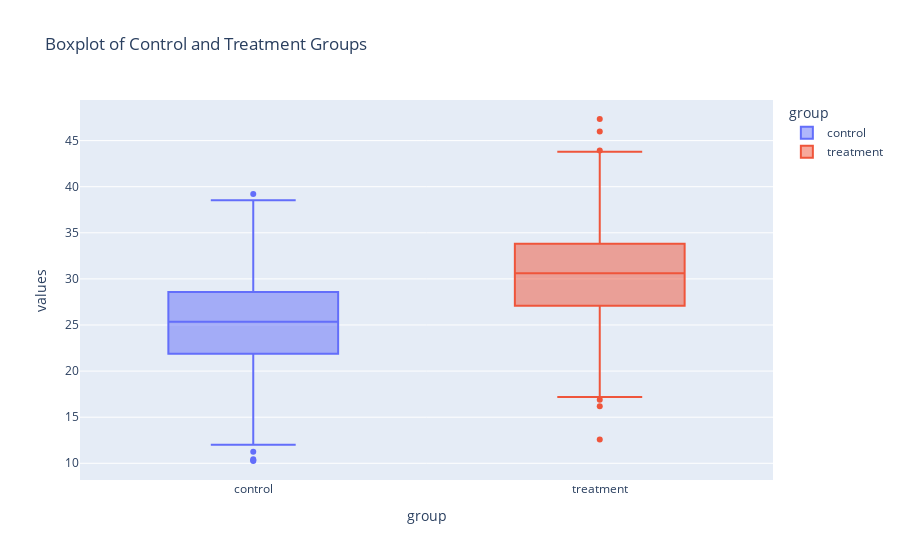

Write notebook code for a chart like this one.
### Code cell
import plotly.express as px

fig = px.box(data, x="group", y="values", color = 'group', title = 'Boxplot of Control and Treatment Groups')
fig.show()

### Figure 1 — Plotly figure (JSON) as saved in the notebook; plotly's stock layout.template omitted (floating-point values rounded to 4 significant figures; data arrays with more than 128 entries replaced by an {"elided": "..."} marker saying what was removed)
{"data": [{"alignmentgroup": "True", "hovertemplate": "group=%{x}<br>values=%{y}<extra></extra>", "legendgroup": "control", "marker": {"color": "#636efa"}, "name": "control", "notched": false, "offsetgroup": "control", "orientation": "v", "showlegend": true, "type": "box", "x": {"elided": "1000 str values"}, "x0": " ", "xaxis": "x", "y": {"elided": "1000 float values"}, "y0": " ", "yaxis": "y"}, {"alignmentgroup": "True", "hovertemplate": "group=%{x}<br>values=%{y}<extra></extra>", "legendgroup": "treatment", "marker": {"color": "#EF553B"}, "name": "treatment", "notched": false, "offsetgroup": "treatment", "orientation": "v", "showlegend": true, "type": "box", "x": {"elided": "1000 str values"}, "x0": " ", "xaxis": "x", "y": {"elided": "1000 float values"}, "y0": " ", "yaxis": "y"}], "layout": {"boxmode": "overlay", "legend": {"title": {"text": "group"}, "tracegroupgap": 0}, "title": {"text": "Boxplot of Control and Treatment Groups"}, "xaxis": {"anchor": "y", "categoryarray": ["control", "treatment"], "categoryorder": "array", "domain": [0, 1], "title": {"text": "group"}}, "yaxis": {"anchor": "x", "domain": [0, 1], "title": {"text": "values"}}}}
